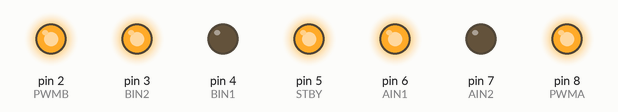
Simulated run of this sketch. Board: Arduino Uno, built with avr-gcc and run on an emulated ATmega328P. Shown: output pins drawn as LEDs (lit = HIGH).

Above: at 0.1 s.
Timing chart, 0 to 1.6 s (numbered marks = the images above):
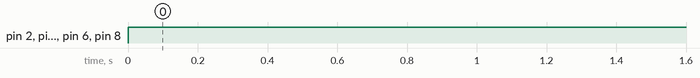

The sketch:

simpleDrive.ino
```cpp
#define PWMA 8
#define AIN2 7
#define AIN1 6
#define STBY 5
#define BIN1 4
#define BIN2 3
#define PWMB 2


void setup()
{
  pinMode(STBY, OUTPUT);
  pinMode(PWMA, OUTPUT);
  pinMode(AIN2, OUTPUT);
  pinMode(AIN1, OUTPUT);
  pinMode(PWMB, OUTPUT);
  pinMode(BIN1, OUTPUT);
  pinMode(BIN2, OUTPUT);
}


void loop()
{
  digitalWrite(STBY, HIGH);
  digitalWrite(AIN2, LOW);
  digitalWrite(AIN1, HIGH);
  analogWrite(PWMA, 255);
  digitalWrite(BIN2, HIGH);
  digitalWrite(BIN1, LOW);
  analogWrite(PWMB, 255);
}
```

Measured:
- by itself, pin 2 (PWMB), pin 3 (BIN2), pin 5 (STBY), pin 6 (AIN1), pin 8 (PWMA): LOW → HIGH at 0.00 s
